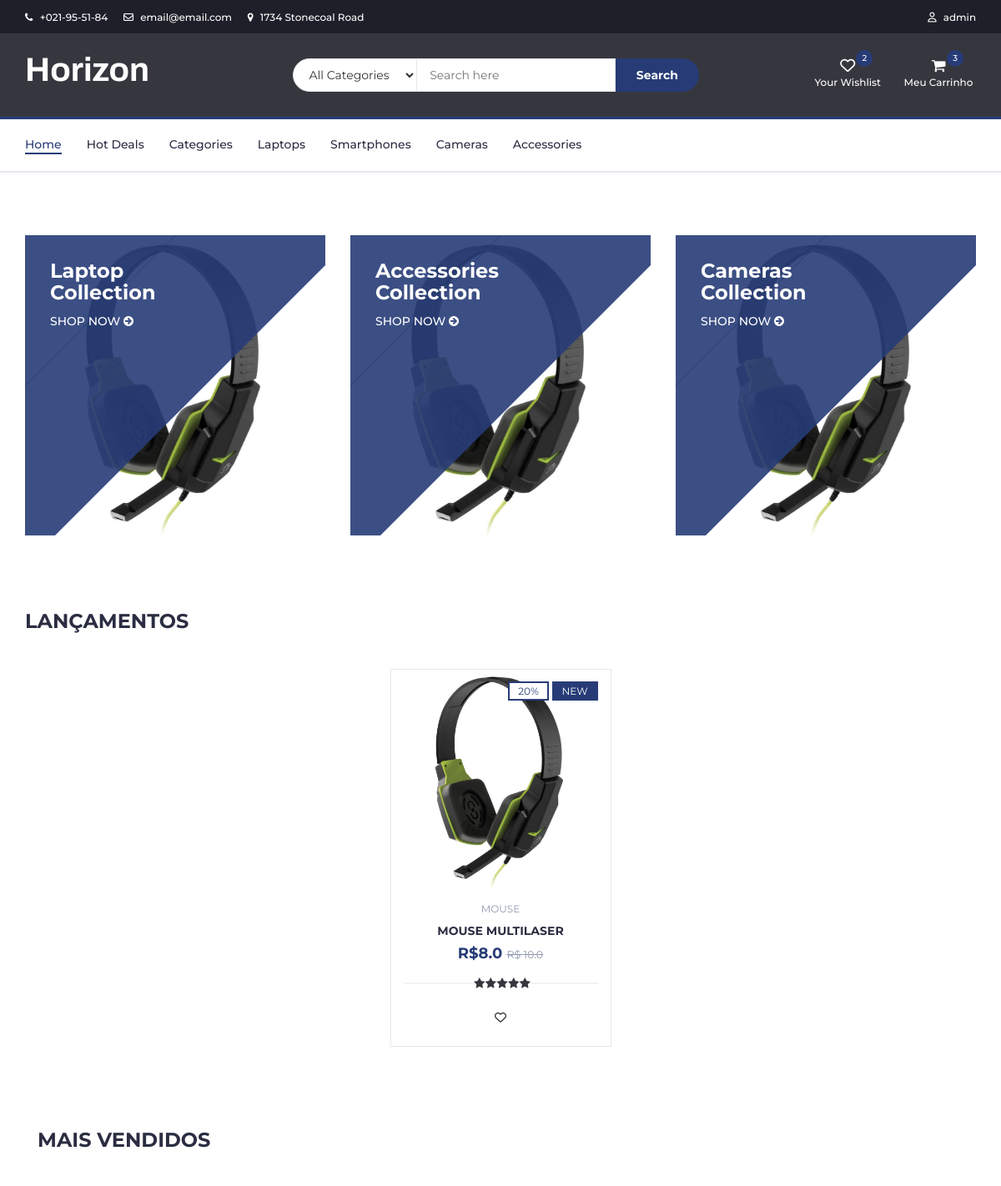
The app's page / (signed in, upper part), older data.
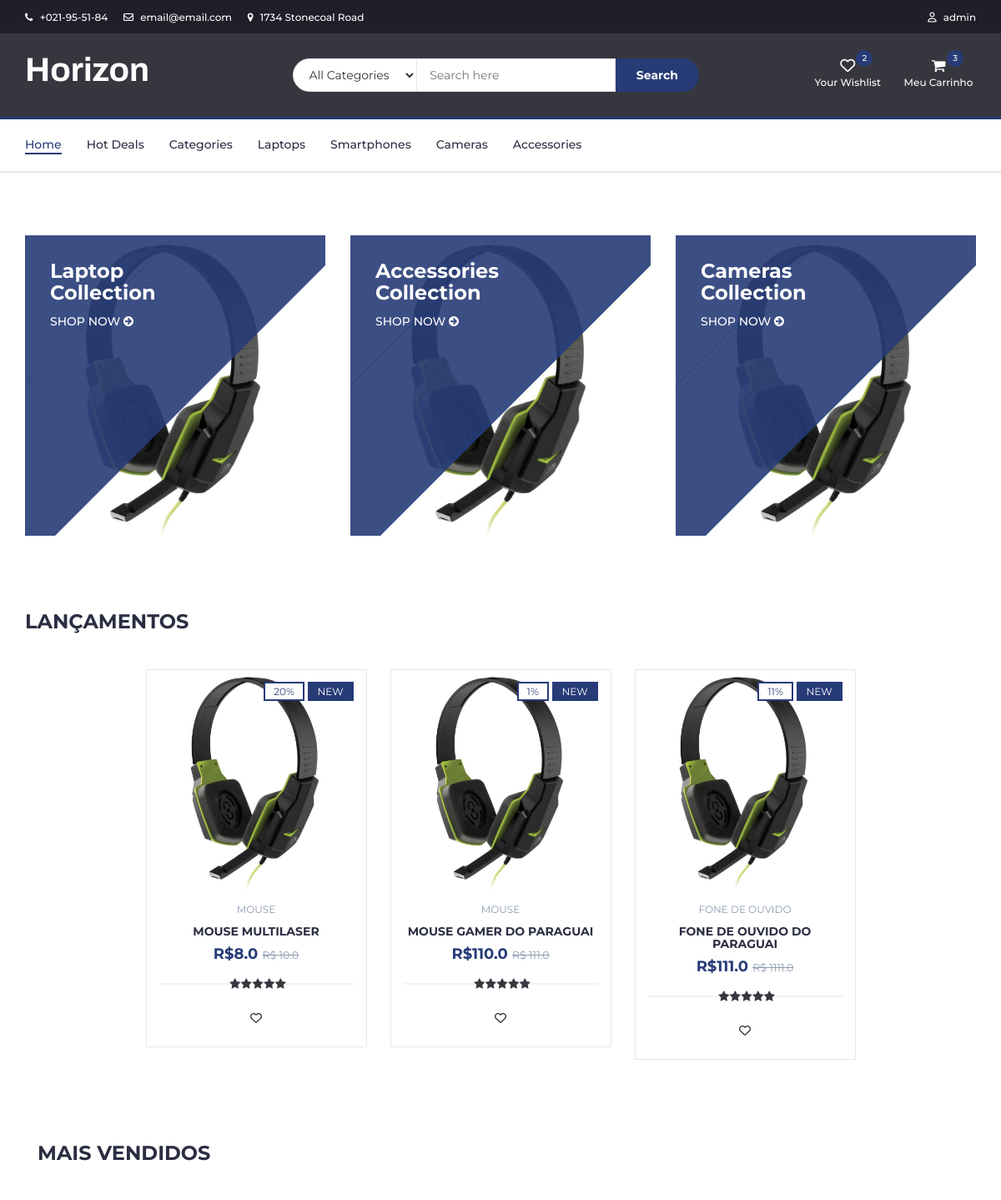
The same page, newer data.
### ecommerce/models.py (models this page shows, shortened)
class Produtos(models.Model):
    nome = models.CharField(max_length=255,null=False,blank=False)
    preco = models.FloatField(null=False,blank=False)
    preco_desconto = models.FloatField()
    percentual_desconto = models.IntegerField()
    categoria = models.ForeignKey('Categorias',on_delete=models.CASCADE)
    descricao = models.TextField(null=True)
    especificacoes = models.TextField(null=False,blank=True)
    quantidade_estoque = models.IntegerField(null=False,blank=False)
    quantidade_vendida = models.IntegerField(blank=True,null=True)
    cor = models.ManyToManyField('Cores')
    imagem = models.ImageField(null=True,blank=True, upload_to="images/")
    created_at = models.DateTimeField(auto_now_add=True)
    updated_at = models.DateTimeField(auto_now=True)

class Categorias (models.Model):
    class Meta:
        ordering = ['categoria']
    categoria = models.CharField(max_length=255,blank=False,null=False,unique=True)
    def __str__(self) -> str:
        return self.categoria

### ecommerce/views.py (the view)
# urls.py: path('', views.home),
def home(request):
    lancamentos = Produtos.objects.filter(created_at__gte=datetime.datetime.now()-datetime.timedelta(days=7))
    ls = [1,2,2,2,2,2,2,2]
    if request.user.is_authenticated == True:
        cliente = Clientes.objects.filter(usuario = request.user.id).first()
        if cliente == None:
            return redirect('/cadclientes')
        carrinho = Carrinho.objects.filter(cliente = cliente.id)
    else:
        carrinho = ''
    return render(request,'ecommerce/index.html',{'lancamentos':lancamentos,'ls':ls,'carrinho':carrinho})

### ecommerce/templates/ecommerce/index.html (shortened to what the changed rows need)
{% extends 'base.html' %}
{% load static %}
{% block content %}
<div class="section">
    <div class="container">
        <div class="row">
            <div class="col-md-12">
                <div class="row">
                    <div class="products-tabs">
                        <div id="tab1" class="tab-pane active">
                            <div class="products-slick" data-nav="#slick-nav-1">
                                {% for lancamento in lancamentos %}
                                <div class="product">
                                    <div class="product-img">
                                        <img src="{% static '/img/razer.jpg' %}" alt="">
                                        <div class="product-label">
                                            <span class="sale">{{lancamento.percentual_desconto}}%</span>
                                            <span class="new">NEW</span>
                                        </div>
                                    </div>
                                    <div class="product-body">
                                        <p class="product-category">{{lancamento.categoria}}</p>
                                        <h3 class="product-name"><a href="/detalhesproduto/{{lancamento.id}}">{{lancamento.nome}}</a></h3>
                                        <h4 class="product-price">R${{lancamento.preco_desconto}} <del class="product-old-price">R$ {{lancamento.preco}}</del></h4>
                                        <div class="product-rating">
                                            <i class="fa fa-star"></i>
                                            <i class="fa fa-star"></i>
                                            <i class="fa fa-star"></i>
                                            <i class="fa fa-star"></i>
                                            <i class="fa fa-star"></i>
                                        </div>
                                        <div class="product-btns">
                                            <button class="add-to-wishlist"><i class="fa fa-heart-o"></i><span class="tooltipp">add to wishlist</span></button>
                                        </div>
                                    </div>
                                    <div class="add-to-cart">
                                        <form action="/cart/{{lancamento.id}}/1">
                                            <button class="add-to-cart-btn">COMPRAR</button>
                                        </form>
                                    </div>
                                </div>
                                {% endfor %}
                            </div>
                        </div>
                    </div>
                </div>
            </div>
        </div>
    </div>
</div>
<br><br>
<br>
{% endblock %}

Row changes from the older to the newer data that the page shows:
added Produtos: percentual_desconto "1", categoria "MOUSE", nome "MOUSE GAMER DO PARAGUAI", preco_desconto "110.0", preco "111.0"
added Produtos: percentual_desconto "11", categoria "FONE DE OUVIDO", nome "FONE DE OUVIDO DO PARAGUAI", preco_desconto "111.0", preco "1111.0"
